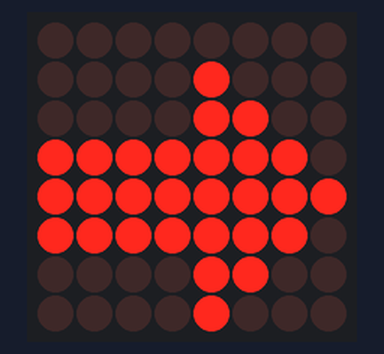
The sketch below on a simulated Arduino Uno, built with avr-gcc and run on an emulated ATmega328P. Parts: 8×8 LED matrix.

Above: at 0.1 s.
At 1.1 s:
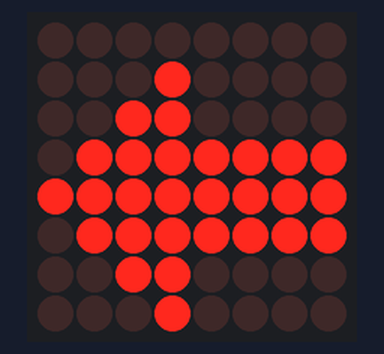

Measured:
- what the display in image 1 shows lasts 1.0 s, from 1.0 s to 2.0 s

The sketch:

DisplayArrows.ino
```cpp
#include "LedControl.h"
byte leftArrow[8]={0x00,0x08,0x0c,0xfe,0xff,0xfe,0x0c,0x08};
byte rightArrow[8]={0x00,0x10,0x30,0x7f,0xff,0x7f,0x30,0x10};
LedControl lc=LedControl(12,11,10,1);
void setup() {
  lc.shutdown(0,false);
  /* Set the brightness to a medium values */
  lc.setIntensity(0,8);
  /* and clear the display */
  lc.clearDisplay(0);

}

void loop() {
 for(int i=0;i<8;i++)
 {
    lc.setRow(0,i,leftArrow[i]);
 }
delay(1000);
  for(int i=0;i<8;i++)
 {
    lc.setRow(0,i,rightArrow[i]);
 }
 delay(1000);

}
```
